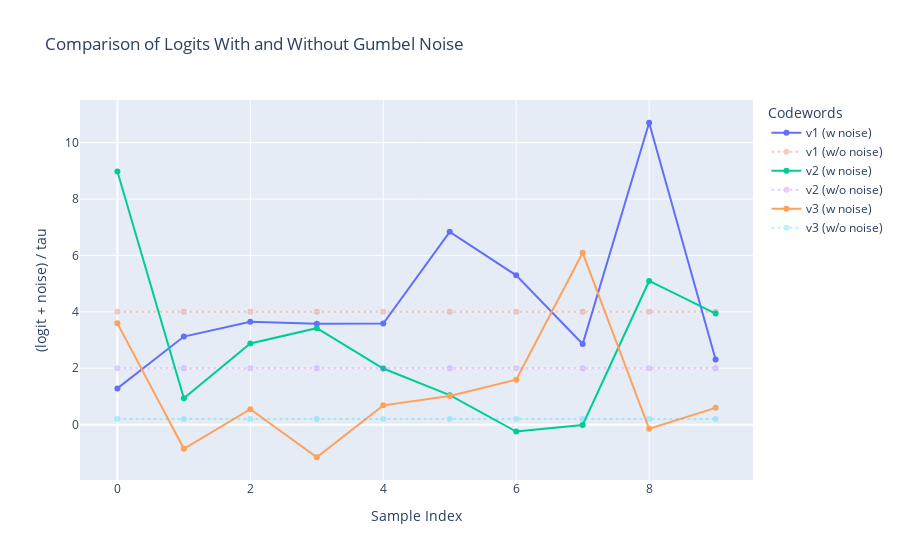

Source (notebook cell):
### Code cell
import numpy as np
import plotly.graph_objects as go
import pandas as pd


logits = np.array([2.0, 1.0, 0.1])
labels = ['v1', 'v2', 'v3']

def sample_gumbel(shape, eps=1e-20):
    U = np.random.uniform(0, 1, shape)
    return -np.log(-np.log(U + eps) + eps)

tau = 0.5
samples = 10

logits_data = []

for i in range(samples):
    noise = sample_gumbel(logits.shape)
    for j, label in enumerate(labels):
        logits_data.append({
            'Sample': i,
            'Codeword': label,
            'Noisy Logit': (logits[j] + noise[j]) / tau,
            'Type': 'With Gumbel Noise'
        })
        logits_data.append({
            'Sample': i,
            'Codeword': label,
            'Noisy Logit': logits[j] / tau,
            'Type': 'No Noise'
        })

df = pd.DataFrame(logits_data)

fig = go.Figure()

for codeword in labels:
    df_noise = df[(df['Codeword'] == codeword) & (df['Type'] == 'With Gumbel Noise')]
    df_nonoise = df[(df['Codeword'] == codeword) & (df['Type'] == 'No Noise')]
    
    fig.add_trace(go.Scatter(
        x=df_noise['Sample'],
        y=df_noise['Noisy Logit'],
        mode='lines+markers',
        name=f'{codeword} (w noise)',
        line=dict(dash='solid'),
        opacity=1.0
    ))
    
    fig.add_trace(go.Scatter(
        x=df_nonoise['Sample'],
        y=df_nonoise['Noisy Logit'],
        mode='lines+markers',
        name=f'{codeword} (w/o noise)',
        line=dict(dash='dot'),
        opacity=0.3
    ))

fig.update_layout(
    title='Comparison of Logits With and Without Gumbel Noise',
    xaxis_title='Sample Index',
    yaxis_title='(logit + noise) / tau',
    legend_title='Codewords'
)

fig.show()

### Figure 1 — Plotly figure (JSON) as saved in the notebook; plotly's stock layout.template omitted (floating-point values rounded to 4 significant figures)
{"data": [{"line": {"dash": "solid"}, "mode": "lines+markers", "name": "v1 (w noise)", "opacity": 1, "type": "scatter", "x": [0, 1, 2, 3, 4, 5, 6, 7, 8, 9], "y": [1.287, 3.124, 3.652, 3.58, 3.585, 6.839, 5.294, 2.859, 10.71, 2.312]}, {"line": {"dash": "dot"}, "mode": "lines+markers", "name": "v1 (w/o noise)", "opacity": 0.3, "type": "scatter", "x": [0, 1, 2, 3, 4, 5, 6, 7, 8, 9], "y": [4.0, 4.0, 4.0, 4.0, 4.0, 4.0, 4.0, 4.0, 4.0, 4.0]}, {"line": {"dash": "solid"}, "mode": "lines+markers", "name": "v2 (w noise)", "opacity": 1, "type": "scatter", "x": [0, 1, 2, 3, 4, 5, 6, 7, 8, 9], "y": [8.977, 0.9332, 2.878, 3.422, 1.992, 1.046, -0.2429, -0.01049, 5.096, 3.938]}, {"line": {"dash": "dot"}, "mode": "lines+markers", "name": "v2 (w/o noise)", "opacity": 0.3, "type": "scatter", "x": [0, 1, 2, 3, 4, 5, 6, 7, 8, 9], "y": [2.0, 2.0, 2.0, 2.0, 2.0, 2.0, 2.0, 2.0, 2.0, 2.0]}, {"line": {"dash": "solid"}, "mode": "lines+markers", "name": "v3 (w noise)", "opacity": 1, "type": "scatter", "x": [0, 1, 2, 3, 4, 5, 6, 7, 8, 9], "y": [3.592, -0.8566, 0.55, -1.156, 0.6839, 1.016, 1.593, 6.095, -0.1457, 0.5954]}, {"line": {"dash": "dot"}, "mode": "lines+markers", "name": "v3 (w/o noise)", "opacity": 0.3, "type": "scatter", "x": [0, 1, 2, 3, 4, 5, 6, 7, 8, 9], "y": [0.2, 0.2, 0.2, 0.2, 0.2, 0.2, 0.2, 0.2, 0.2, 0.2]}], "layout": {"legend": {"title": {"text": "Codewords"}}, "title": {"text": "Comparison of Logits With and Without Gumbel Noise"}, "xaxis": {"title": {"text": "Sample Index"}}, "yaxis": {"title": {"text": "(logit + noise) / tau"}}}}
